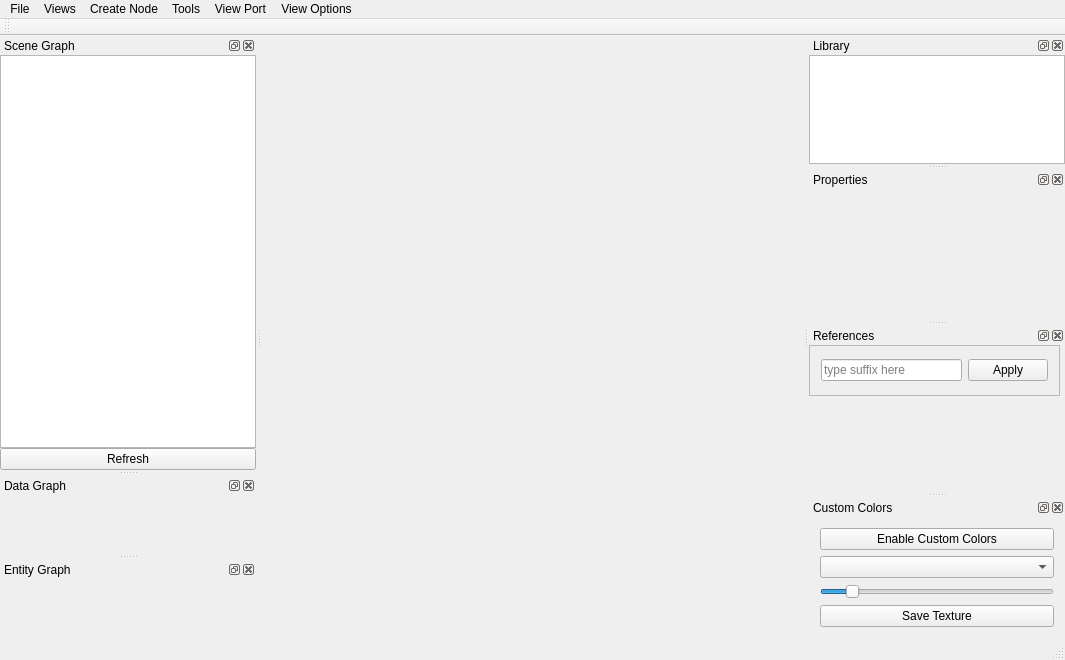
<?xml version="1.0" encoding="UTF-8"?>
<ui version="4.0">
 <class>MainWindow</class>
 <widget class="QMainWindow" name="MainWindow">
  <property name="geometry">
   <rect>
    <x>0</x>
    <y>0</y>
    <width>1065</width>
    <height>660</height>
   </rect>
  </property>
  <property name="sizePolicy">
   <sizepolicy hsizetype="Preferred" vsizetype="Preferred">
    <horstretch>0</horstretch>
    <verstretch>0</verstretch>
   </sizepolicy>
  </property>
  <property name="minimumSize">
   <size>
    <width>300</width>
    <height>200</height>
   </size>
  </property>
  <property name="contextMenuPolicy">
   <enum>Qt::CustomContextMenu</enum>
  </property>
  <property name="windowTitle">
   <string>MainWindow</string>
  </property>
  <property name="dockOptions">
   <set>QMainWindow::AllowNestedDocks|QMainWindow::AllowTabbedDocks|QMainWindow::AnimatedDocks</set>
  </property>
  <widget class="DavaGLWidget" name="centralWidget">
   <property name="focusPolicy">
    <enum>Qt::StrongFocus</enum>
   </property>
   <layout class="QHBoxLayout" name="horizontalLayout">
    <property name="margin">
     <number>0</number>
    </property>
   </layout>
  </widget>
  <widget class="QDockWidget" name="dockSceneGraph">
   <property name="floating">
    <bool>false</bool>
   </property>
   <property name="allowedAreas">
    <set>Qt::LeftDockWidgetArea|Qt::RightDockWidgetArea</set>
   </property>
   <property name="windowTitle">
    <string>Scene Graph</string>
   </property>
   <attribute name="dockWidgetArea">
    <number>1</number>
   </attribute>
   <widget class="QWidget" name="sceneGraphBody">
    <property name="minimumSize">
     <size>
      <width>150</width>
      <height>0</height>
     </size>
    </property>
    <layout class="QVBoxLayout" name="verticalLayout">
     <property name="spacing">
      <number>0</number>
     </property>
     <property name="margin">
      <number>0</number>
     </property>
     <item>
      <widget class="QTreeView" name="sceneGraphTree">
       <property name="contextMenuPolicy">
        <enum>Qt::CustomContextMenu</enum>
       </property>
       <property name="acceptDrops">
        <bool>true</bool>
       </property>
       <property name="dragEnabled">
        <bool>true</bool>
       </property>
       <property name="dragDropMode">
        <enum>QAbstractItemView::InternalMove</enum>
       </property>
       <property name="defaultDropAction">
        <enum>Qt::MoveAction</enum>
       </property>
      </widget>
     </item>
     <item>
      <widget class="QPushButton" name="btnRefresh">
       <property name="text">
        <string>Refresh</string>
       </property>
      </widget>
     </item>
    </layout>
   </widget>
  </widget>
  <widget class="QDockWidget" name="dockDataGraph">
   <property name="minimumSize">
    <size>
     <width>150</width>
     <height>42</height>
    </size>
   </property>
   <property name="windowTitle">
    <string>Data Graph</string>
   </property>
   <attribute name="dockWidgetArea">
    <number>1</number>
   </attribute>
   <widget class="QWidget" name="dataGraphBody"/>
  </widget>
  <widget class="QDockWidget" name="dockLibrary">
   <property name="minimumSize">
    <size>
     <width>150</width>
     <height>128</height>
    </size>
   </property>
   <property name="windowTitle">
    <string>Library</string>
   </property>
   <attribute name="dockWidgetArea">
    <number>2</number>
   </attribute>
   <widget class="QWidget" name="libraryBody">
    <layout class="QVBoxLayout" name="verticalLayout_2">
     <property name="spacing">
      <number>0</number>
     </property>
     <property name="margin">
      <number>0</number>
     </property>
     <item>
      <widget class="QTreeView" name="libraryView">
       <property name="contextMenuPolicy">
        <enum>Qt::CustomContextMenu</enum>
       </property>
      </widget>
     </item>
    </layout>
   </widget>
  </widget>
  <widget class="QDockWidget" name="dockProperties">
   <property name="minimumSize">
    <size>
     <width>150</width>
     <height>150</height>
    </size>
   </property>
   <property name="windowTitle">
    <string>Properties</string>
   </property>
   <attribute name="dockWidgetArea">
    <number>2</number>
   </attribute>
   <widget class="QWidget" name="propertiesBody"/>
  </widget>
  <widget class="QDockWidget" name="dockEntities">
   <property name="minimumSize">
    <size>
     <width>150</width>
     <height>42</height>
    </size>
   </property>
   <property name="windowTitle">
    <string>Entity Graph</string>
   </property>
   <attribute name="dockWidgetArea">
    <number>1</number>
   </attribute>
   <widget class="QWidget" name="entityBody"/>
  </widget>
  <widget class="QToolBar" name="mainToolBar">
   <property name="windowTitle">
    <string>Tool Bar</string>
   </property>
   <property name="toolButtonStyle">
    <enum>Qt::ToolButtonIconOnly</enum>
   </property>
   <attribute name="toolBarArea">
    <enum>TopToolBarArea</enum>
   </attribute>
   <attribute name="toolBarBreak">
    <bool>false</bool>
   </attribute>
  </widget>
  <widget class="QDockWidget" name="dockReferences">
   <property name="minimumSize">
    <size>
     <width>225</width>
     <height>190</height>
    </size>
   </property>
   <property name="windowTitle">
    <string>References</string>
   </property>
   <attribute name="dockWidgetArea">
    <number>2</number>
   </attribute>
   <widget class="QWidget" name="referencesBody">
    <widget class="QFrame" name="frame">
     <property name="geometry">
      <rect>
       <x>0</x>
       <y>0</y>
       <width>251</width>
       <height>51</height>
      </rect>
     </property>
     <property name="frameShape">
      <enum>QFrame::StyledPanel</enum>
     </property>
     <property name="frameShadow">
      <enum>QFrame::Raised</enum>
     </property>
     <layout class="QHBoxLayout" name="horizontalLayout_2">
      <item>
       <widget class="QLineEdit" name="referenceSuffixEdit">
        <property name="text">
         <string/>
        </property>
        <property name="placeholderText">
         <string>type suffix here</string>
        </property>
       </widget>
      </item>
      <item>
       <widget class="QPushButton" name="applyReferenceSuffixButton">
        <property name="text">
         <string>Apply</string>
        </property>
        <property name="autoDefault">
         <bool>false</bool>
        </property>
        <property name="default">
         <bool>false</bool>
        </property>
        <property name="flat">
         <bool>false</bool>
        </property>
       </widget>
      </item>
     </layout>
    </widget>
   </widget>
  </widget>
  <widget class="QMenuBar" name="menuBar">
   <property name="geometry">
    <rect>
     <x>0</x>
     <y>0</y>
     <width>1065</width>
     <height>22</height>
    </rect>
   </property>
   <widget class="QMenu" name="menuFile">
    <property name="title">
     <string>File</string>
    </property>
    <widget class="QMenu" name="menuExport">
     <property name="title">
      <string>Export</string>
     </property>
     <addaction name="actionPNG"/>
     <addaction name="actionPVR"/>
     <addaction name="actionDXT"/>
    </widget>
    <addaction name="actionNewScene"/>
    <addaction name="separator"/>
    <addaction name="actionOpenScene"/>
    <addaction name="actionOpenProject"/>
    <addaction name="separator"/>
    <addaction name="separator"/>
    <addaction name="actionSaveScene"/>
	<addaction name="actionSaveToFolder"/>
    <addaction name="menuExport"/>
   </widget>
   <widget class="QMenu" name="menuCreateNode">
    <property name="title">
     <string>Create Node</string>
    </property>
    <addaction name="actionLandscape"/>
    <addaction name="actionLight"/>
    <addaction name="actionServiceNode"/>
    <addaction name="actionBox"/>
    <addaction name="actionSphere"/>
    <addaction name="actionCamera"/>
    <addaction name="actionImposter"/>
    <addaction name="actionParticleEmitter"/>
    <addaction name="actionUserNode"/>
    <addaction name="actionSwitchNode"/>
   </widget>
   <widget class="QMenu" name="menuTools">
    <property name="title">
     <string>Tools</string>
    </property>
    <addaction name="actionMaterialEditor"/>
    <addaction name="actionTextureConverter"/>
    <addaction name="separator"/>
    <addaction name="actionHeightMapEditor"/>
    <addaction name="actionTileMapEditor"/>
    <addaction name="actionRulerTool"/>
    <addaction name="separator"/>
    <addaction name="actionBakeScene"/>
    <addaction name="actionBeast"/>
    <addaction name="separator"/>
    <addaction name="actionShowSettings"/>
   </widget>
   <widget class="QMenu" name="menuViewPort">
    <property name="title">
     <string>View Port</string>
    </property>
    <addaction name="actionIPhone"/>
    <addaction name="actionRetina"/>
    <addaction name="actionIPad"/>
    <addaction name="actionDefault"/>
   </widget>
   <widget class="QMenu" name="menuView">
    <property name="title">
     <string>Views</string>
    </property>
    <addaction name="separator"/>
    <addaction name="actionRestoreViews"/>
    <addaction name="separator"/>
    <addaction name="actionSceneInfo"/>
   </widget>
   <widget class="QMenu" name="menuViewOptions">
    <property name="title">
     <string>View Options</string>
    </property>
    <widget class="QMenu" name="menuLandscape">
     <property name="title">
      <string>Landscape</string>
     </property>
     <addaction name="actionShowNotPassableLandscape"/>
    </widget>
    <addaction name="menuLandscape"/>
   </widget>
   <addaction name="menuFile"/>
   <addaction name="menuView"/>
   <addaction name="menuCreateNode"/>
   <addaction name="menuTools"/>
   <addaction name="menuViewPort"/>
   <addaction name="menuViewOptions"/>
  </widget>
  <widget class="QStatusBar" name="statusBar"/>
  <widget class="QDockWidget" name="dockCustomColors">
   <property name="floating">
    <bool>false</bool>
   </property>
   <property name="windowTitle">
    <string>Custom Colors</string>
   </property>
   <attribute name="dockWidgetArea">
    <number>2</number>
   </attribute>
   <widget class="QWidget" name="dockWidgetContents">
    <layout class="QVBoxLayout" name="verticalLayout_3">
     <item>
      <widget class="QPushButton" name="buttonCustomColorsEnable">
       <property name="text">
        <string>Enable Custom Colors</string>
       </property>
       <property name="checkable">
        <bool>true</bool>
       </property>
       <property name="autoDefault">
        <bool>false</bool>
       </property>
       <property name="default">
        <bool>false</bool>
       </property>
      </widget>
     </item>
     <item>
      <widget class="QComboBox" name="comboboxCustomColors">
       <property name="sizePolicy">
        <sizepolicy hsizetype="Preferred" vsizetype="Fixed">
         <horstretch>0</horstretch>
         <verstretch>0</verstretch>
        </sizepolicy>
       </property>
      </widget>
     </item>
     <item>
      <widget class="QSlider" name="sliderCustomColorBrushSize">
       <property name="minimum">
        <number>10</number>
       </property>
       <property name="value">
        <number>20</number>
       </property>
       <property name="orientation">
        <enum>Qt::Horizontal</enum>
       </property>
      </widget>
     </item>
     <item>
      <widget class="QPushButton" name="buttonCustomColorsSave">
       <property name="text">
        <string>Save Texture</string>
       </property>
      </widget>
     </item>
     <item>
      <spacer name="verticalSpacer">
       <property name="orientation">
        <enum>Qt::Vertical</enum>
       </property>
       <property name="sizeHint" stdset="0">
        <size>
         <width>20</width>
         <height>40</height>
        </size>
       </property>
      </spacer>
     </item>
    </layout>
   </widget>
  </widget>
  <action name="actionNewScene">
   <property name="icon">
    <iconset>
     <normaloff>Data/QtIcons/newscene.png</normaloff>Data/QtIcons/newscene.png</iconset>
   </property>
   <property name="text">
    <string>New Scene</string>
   </property>
   <property name="shortcut">
    <string>Ctrl+N</string>
   </property>
  </action>
  <action name="actionOpenScene">
   <property name="icon">
    <iconset>
     <normaloff>Data/QtIcons/openscene.png</normaloff>Data/QtIcons/openscene.png</iconset>
   </property>
   <property name="text">
    <string>Open Scene</string>
   </property>
   <property name="shortcut">
    <string>Ctrl+O</string>
   </property>
  </action>
  
  <action name="actionSaveScene">
   <property name="icon">
    <iconset>
     <normaloff>Data/QtIcons/savescene.png</normaloff>Data/QtIcons/savescene.png</iconset>
   </property>
   <property name="text">
    <string>Save Scene</string>
   </property>
   <property name="shortcut">
    <string>Ctrl+S</string>
   </property>
  </action>

  <action name="actionSaveToFolder">
		 <property name="text">
			 <string>Save To Folder with Childs</string>
		 </property>
  </action>
	 
  <action name="actionOpenProject">
   <property name="icon">
    <iconset>
     <normaloff>Data/QtIcons/openproject.png</normaloff>Data/QtIcons/openproject.png</iconset>
   </property>
   <property name="text">
    <string>Open Project</string>
   </property>
  </action>
  <action name="actionPNG">
   <property name="text">
    <string>PNG</string>
   </property>
  </action>
  <action name="actionPVR">
   <property name="text">
    <string>PVR</string>
   </property>
  </action>
  <action name="actionDXT">
   <property name="text">
    <string>DXT</string>
   </property>
  </action>
  <action name="actionLandscape">
   <property name="text">
    <string>Landscape</string>
   </property>
  </action>
  <action name="actionLight">
   <property name="text">
    <string>Light</string>
   </property>
  </action>
  <action name="actionServiceNode">
   <property name="text">
    <string>Service Node</string>
   </property>
  </action>
  <action name="actionBox">
   <property name="text">
    <string>Box</string>
   </property>
  </action>
  <action name="actionSphere">
   <property name="text">
    <string>Sphere</string>
   </property>
  </action>
  <action name="actionCamera">
   <property name="text">
    <string>Camera</string>
   </property>
  </action>
  <action name="actionImposter">
   <property name="text">
    <string>Imposter</string>
   </property>
  </action>
  <action name="actionUserNode">
   <property name="text">
    <string>User Node</string>
   </property>
  </action>
  <action name="actionMaterialEditor">
   <property name="icon">
    <iconset>
     <normaloff>Data/QtIcons/materialeditor.png</normaloff>Data/QtIcons/materialeditor.png</iconset>
   </property>
   <property name="text">
    <string>Material Editor</string>
   </property>
   <property name="shortcut">
    <string>Ctrl+M</string>
   </property>
  </action>
  <action name="actionHeightMapEditor">
   <property name="checkable">
    <bool>true</bool>
   </property>
   <property name="text">
    <string>Height Map Editor</string>
   </property>
  </action>
  <action name="actionTileMapEditor">
   <property name="checkable">
    <bool>true</bool>
   </property>
   <property name="text">
    <string>Tile Map Editor</string>
   </property>
  </action>
  <action name="actionTextureConverter">
   <property name="text">
    <string>Texture Converter</string>
   </property>
  </action>
  <action name="actionIPhone">
   <property name="text">
    <string>iPhone</string>
   </property>
  </action>
  <action name="actionRetina">
   <property name="text">
    <string>Retina</string>
   </property>
  </action>
  <action name="actionIPad">
   <property name="text">
    <string>iPad</string>
   </property>
  </action>
  <action name="actionDefault">
   <property name="text">
    <string>Default</string>
   </property>
  </action>
  <action name="actionParticleEmitter">
   <property name="text">
    <string>Particle Emitter</string>
   </property>
  </action>
  <action name="actionRestoreViews">
   <property name="text">
    <string>Restore Views</string>
   </property>
  </action>
  <action name="actionSceneInfo">
   <property name="text">
    <string>Scene Info</string>
   </property>
  </action>
  <action name="actionBakeScene">
   <property name="text">
    <string>Bake Scene</string>
   </property>
  </action>
  <action name="actionShowSettings">
   <property name="text">
    <string>Show Settings</string>
   </property>
  </action>
  <action name="actionBeast">
   <property name="text">
    <string>Beast</string>
   </property>
  </action>
  <action name="actionSwitchNode">
   <property name="text">
    <string>Switch</string>
   </property>
  </action>
  <action name="actionShowNotPassableLandscape">
   <property name="checkable">
    <bool>false</bool>
   </property>
   <property name="text">
    <string>Show Not Passable Landscape</string>
   </property>
  </action>
  <action name="actionRulerTool">
   <property name="text">
    <string>Ruler Tool</string>
   </property>
  </action>
 </widget>
 <layoutdefault spacing="6" margin="11"/>
 <customwidgets>
  <customwidget>
   <class>DavaGLWidget</class>
   <extends>QWidget</extends>
   <header>davaglwidget.h</header>
   <container>1</container>
  </customwidget>
 </customwidgets>
 <resources/>
 <connections/>
</ui>
